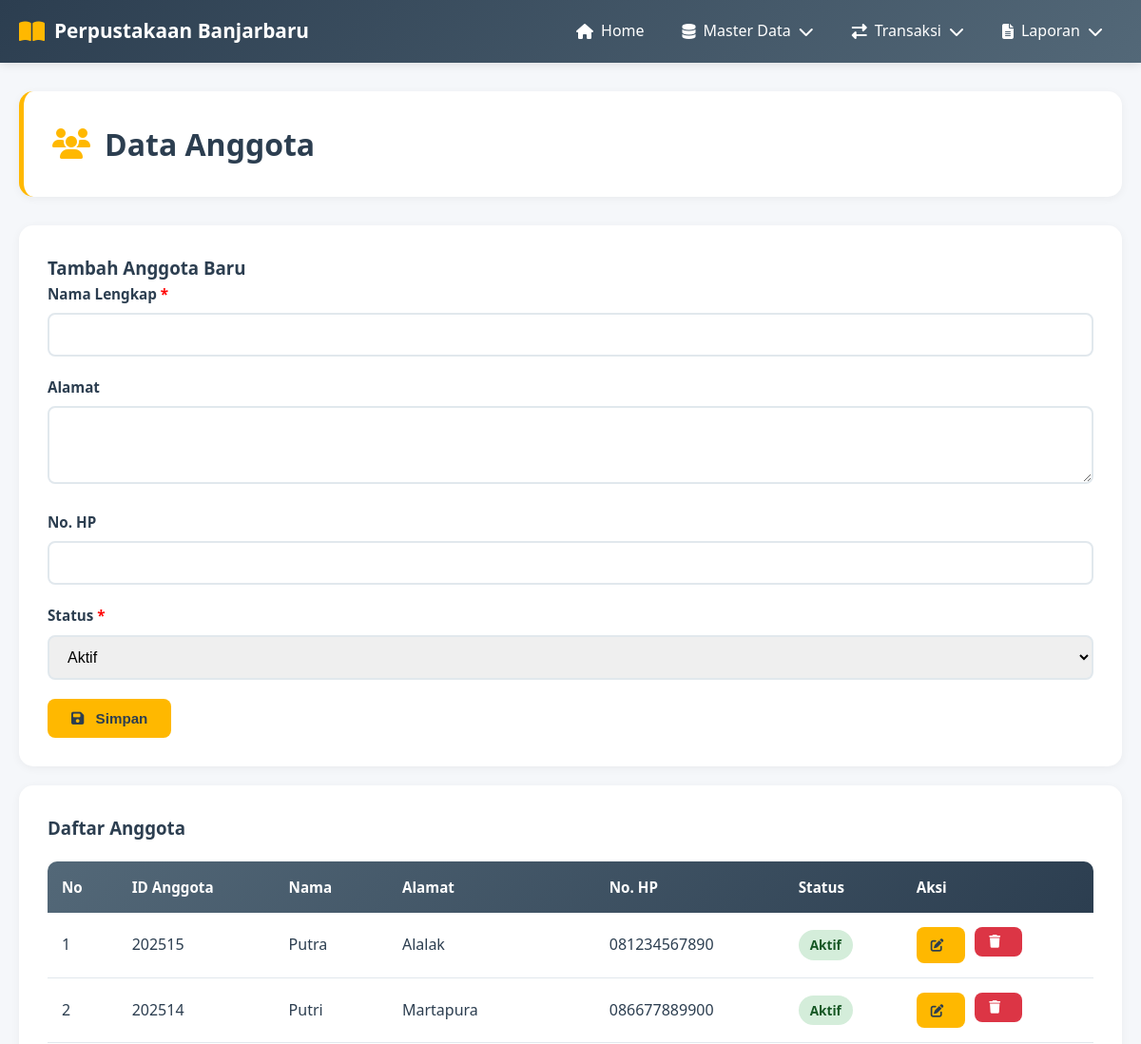
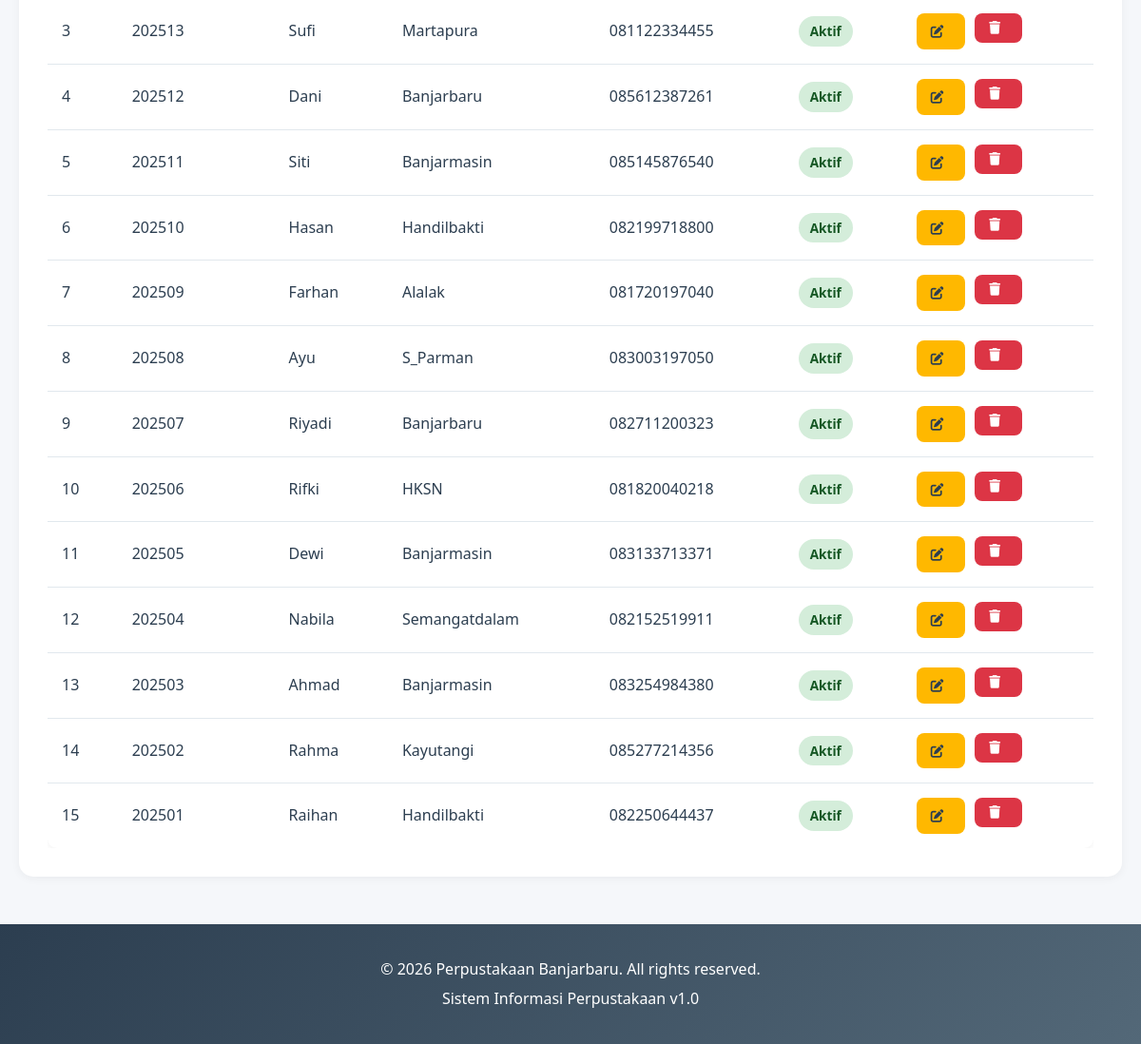
The page /modules/master/anggota.php on the database its author committed (2 pictures, top to bottom).
### tables this page shows
CREATE TABLE `anggota` (
  `id_anggota` int(11) NOT NULL,
  `nama` varchar(100) NOT NULL,
  `alamat` varchar(200) DEFAULT NULL,
  `no_hp` varchar(20) DEFAULT NULL,
  `status` varchar(20) DEFAULT 'Aktif'
);

### config/database.php (called while the page is built, shortened)
<?php
$conn = mysqli_connect(DB_HOST, DB_USER, DB_PASS, DB_NAME);
mysqli_set_charset($conn, "utf8");
function query($sql) {
    global $conn;
    return mysqli_query($conn, $sql);
}
function fetchAll($result) {
    $data = [];
    while ($row = mysqli_fetch_assoc($result)) {
        $data[] = $row;
    }
    return $data;
}
?>

### modules/master/anggota.php (the view, shortened to what this page needs)
<?php
include '../../includes/header.php';
$edit_data = null;
$result = query("SELECT * FROM anggota ORDER BY id_anggota DESC");
$data_anggota = fetchAll($result);
?>
<div class="container">
    <div class="page-header">
        <h2><i class="fas fa-users"></i> Data Anggota</h2>
    </div>
    <div class="content-box">
        <h3><?php echo $edit_data ? 'Edit Anggota' : 'Tambah Anggota Baru'; ?></h3>
        <form method="POST" id="anggotaForm">
            <div class="form-group">
                <label>Nama Lengkap <span style="color: red;">*</span></label>
                <input type="text" name="nama" class="form-control" required
                       value="<?php echo $edit_data ? $edit_data['nama'] : ''; ?>">
            </div>
            <div class="form-group">
                <label>Alamat</label>
                <textarea name="alamat" class="form-control" rows="3"><?php echo $edit_data ? $edit_data['alamat'] : ''; ?></textarea>
            </div>
            <div class="form-group">
                <label>No. HP</label>
                <input type="text" name="no_hp" class="form-control"
                       value="<?php echo $edit_data ? $edit_data['no_hp'] : ''; ?>">
            </div>
            <div class="form-group">
                <label>Status <span style="color: red;">*</span></label>
                <select name="status" class="form-control" required>
                    <option value="Aktif" <?php echo ($edit_data && $edit_data['status'] == 'Aktif') ? 'selected' : ''; ?>>Aktif</option>
                </select>
            </div>
            <div class="flex gap-10">
                <button type="submit" class="btn btn-primary">
                    <i class="fas fa-save"></i> <?php echo $edit_data ? 'Update' : 'Simpan'; ?>
                </button>
            </div>
        </form>
    </div>
    <div class="content-box mt-20">
        <h3>Daftar Anggota</h3>
        <div class="table-container">
            <table>
                <thead>
                    <tr>
                        <th>No</th>
                        <th>ID Anggota</th>
                        <th>Nama</th>
                        <th>Alamat</th>
                        <th>No. HP</th>
                        <th>Status</th>
                        <th>Aksi</th>
                    </tr>
                </thead>
                <tbody>
                    <?php $no = 1; foreach ($data_anggota as $row): ?>
                        <tr>
                            <td><?php echo $no++; ?></td>
                            <td><?php echo $row['id_anggota']; ?></td>
                            <td><?php echo $row['nama']; ?></td>
                            <td><?php echo $row['alamat']; ?></td>
                            <td><?php echo $row['no_hp']; ?></td>
                            <td>
                                <span class="badge <?php echo $row['status'] == 'Aktif' ? 'badge-success' : 'badge-danger'; ?>">
                                    <?php echo $row['status']; ?>
                                </span>
                            </td>
                            <td>
                                <div class="action-buttons">
                                    <a href="?edit=<?php echo $row['id_anggota']; ?>" class="btn btn-sm btn-primary">
                                        <i class="fas fa-edit"></i>
                                    </a>
                                    <form method="POST" style="display: inline;" onsubmit="return confirmDelete()">
                                        <button type="submit" class="btn btn-sm btn-danger">
                                            <i class="fas fa-trash"></i>
                                        </button>
                                    </form>
                                </div>
                            </td>
                        </tr>
                    <?php endforeach; ?>
                </tbody>
            </table>
        </div>
    </div>
</div>
<?php include '../../includes/footer.php'; ?>

### includes/header.php (shortened to what this page needs)
<?php
require_once __DIR__ . '/../config/database.php';
?>
<!DOCTYPE html>
<html lang="id">
<head>
    <?php
    $css_path = '';
    $current_dir = dirname($_SERVER['PHP_SELF']);
    if (strpos($current_dir, '/modules/') !== false) {
        $css_path = '../../';
    }
    ?>
    <link rel="stylesheet" href="<?php echo $css_path; ?>css/style.css">
    <link rel="stylesheet" href="https://cdnjs.cloudflare.com/ajax/libs/font-awesome/6.4.0/css/all.min.css">
</head>
<body>
    <nav class="navbar">
        <div class="nav-container">
            <div class="nav-logo">
                <i class="fas fa-book-open"></i>
                <span>Perpustakaan Banjarbaru</span>
            </div>
            <ul class="nav-menu">
                <?php
                $base_path = '';
                $current_dir = dirname($_SERVER['PHP_SELF']);
                if (strpos($current_dir, '/modules/') !== false) {
                    $base_path = '../../';
                }
                ?>
                <li><a href="<?php echo $base_path; ?>index.php" class="<?php echo basename($_SERVER['PHP_SELF']) == 'index.php' ? 'active' : ''; ?>">
                    <i class="fas fa-home"></i> Home
                </a></li>
                <li class="dropdown">
                    <a href="#" class="dropbtn">
                        <i class="fas fa-database"></i> Master Data <i class="fas fa-chevron-down"></i>
                    </a>
                </li>
                <li class="dropdown">
                    <a href="#" class="dropbtn">
                        <i class="fas fa-exchange-alt"></i> Transaksi <i class="fas fa-chevron-down"></i>
                    </a>
                </li>
                <li class="dropdown">
                    <a href="#" class="dropbtn">
                        <i class="fas fa-file-alt"></i> Laporan <i class="fas fa-chevron-down"></i>
                    </a>
                </li>
            </ul>
        </div>
    </nav>

### includes/footer.php (shortened to what this page needs)
    <footer class="footer">
        <div class="footer-container">
            <p>&copy; 2026 Perpustakaan Banjarbaru. All rights reserved.</p>
            <p>Sistem Informasi Perpustakaan v1.0</p>
        </div>
    </footer>
</body>
</html>

### css/style.css (style rules this page uses)
* { margin: 0; padding: 0; box-sizing: border-box; }
:root { --primary-color: #FFB800; --secondary-color: #536878; --dark-blue: #2C3E50; --light-gray: #F5F7FA; --white: #FFFFFF; --text-dark: #2C3E50; --border-color: #E1E8ED; --success: #28A745; --danger: #DC3545; --warning: #FFC107; }
body { font-family: 'Segoe UI', Tahoma, Geneva, Verdana, sans-serif; background-color: var(--light-gray); color: var(--text-dark); line-height: 1.6; }
.navbar { background: linear-gradient(135deg, var(--dark-blue) 0%, var(--secondary-color) 100%); padding: 0; box-shadow: 0 2px 10px rgba(0,0,0,0.1); position: sticky; top: 0; z-index: 1000; }
.nav-container { max-width: 1400px; margin: 0 auto; display: flex; justify-content: space-between; align-items: center; padding: 0 20px; }
.nav-logo { display: flex; align-items: center; gap: 10px; color: var(--white); font-size: 1.3rem; font-weight: 600; padding: 15px 0; }
.nav-logo i { color: var(--primary-color); font-size: 1.5rem; }
.nav-menu { display: flex; list-style: none; margin: 0; padding: 0; }
.nav-menu > li { position: relative; }
.nav-menu > li > a { display: flex; align-items: center; gap: 8px; color: var(--white); text-decoration: none; padding: 20px 20px; transition: all 0.3s; font-weight: 500; }
.container { max-width: 1400px; margin: 30px auto; padding: 0 20px; }
.page-header { background: var(--white); padding: 30px; border-radius: 15px; margin-bottom: 30px; box-shadow: 0 2px 10px rgba(0,0,0,0.05); border-left: 5px solid var(--primary-color); }
.page-header h2 { color: var(--dark-blue); font-size: 2rem; display: flex; align-items: center; gap: 15px; }
.page-header h2 i { color: var(--primary-color); }
.content-box { background: var(--white); padding: 30px; border-radius: 15px; box-shadow: 0 2px 10px rgba(0,0,0,0.05); }
.btn { display: inline-block; padding: 12px 25px; border: none; border-radius: 8px; cursor: pointer; text-decoration: none; font-weight: 600; transition: all 0.3s; font-size: 0.95rem; }
.btn i { margin-right: 8px; }
.btn-primary { background-color: var(--primary-color); color: var(--dark-blue); }
.btn-danger { background-color: var(--danger); color: var(--white); }
.btn-sm { padding: 8px 15px; font-size: 0.85rem; }
.table-container { overflow-x: auto; margin-top: 20px; }
table { width: 100%; border-collapse: collapse; background: var(--white); box-shadow: 0 2px 8px rgba(0,0,0,0.05); border-radius: 10px; overflow: hidden; }
thead { background: linear-gradient(135deg, var(--secondary-color), var(--dark-blue)); color: var(--white); }
thead th { padding: 15px; text-align: left; font-weight: 600; font-size: 0.95rem; }
tbody td { padding: 15px; border-bottom: 1px solid var(--border-color); }
tbody tr:last-child td { border-bottom: none; }
.form-group { margin-bottom: 20px; }
.form-group label { display: block; margin-bottom: 8px; color: var(--dark-blue); font-weight: 600; font-size: 0.95rem; }
.form-control { width: 100%; padding: 12px 15px; border: 2px solid var(--border-color); border-radius: 8px; font-size: 1rem; transition: all 0.3s; }
select.form-control { cursor: pointer; }
.action-buttons { display: flex; gap: 10px; }
.footer { background: linear-gradient(135deg, var(--dark-blue), var(--secondary-color)); color: var(--white); text-align: center; padding: 30px 20px; margin-top: 50px; }
.footer-container p { margin: 5px 0; }
.mt-20 { margin-top: 20px; }
.flex { display: flex; }
.gap-10 { gap: 10px; }
.badge { display: inline-block; padding: 5px 12px; border-radius: 20px; font-size: 0.85rem; font-weight: 600; }
.badge-success { background-color: #D4EDDA; color: #155724; }

### rows shown on the page
anggota: id_anggota "202515", nama "Putra", alamat "Alalak", no_hp "081234567890", status "Aktif"
anggota: id_anggota "202514", nama "Putri", alamat "Martapura", no_hp "086677889900", status "Aktif"
anggota: id_anggota "202513", nama "Sufi", alamat "Martapura", no_hp "081122334455", status "Aktif"
anggota: id_anggota "202512", nama "Dani", alamat "Banjarbaru", no_hp "085612387261", status "Aktif"
anggota: id_anggota "202511", nama "Siti", alamat "Banjarmasin", no_hp "085145876540", status "Aktif"
anggota: id_anggota "202510", nama "Hasan", alamat "Handilbakti", no_hp "082199718800", status "Aktif"
anggota: id_anggota "202509", nama "Farhan", alamat "Alalak", no_hp "081720197040", status "Aktif"
anggota: id_anggota "202508", nama "Ayu", alamat "S_Parman", no_hp "083003197050", status "Aktif"
anggota: id_anggota "202507", nama "Riyadi", alamat "Banjarbaru", no_hp "082711200323", status "Aktif"
anggota: id_anggota "202506", nama "Rifki", alamat "HKSN", no_hp "081820040218", status "Aktif"
anggota: id_anggota "202505", nama "Dewi", alamat "Banjarmasin", no_hp "083133713371", status "Aktif"
anggota: id_anggota "202504", nama "Nabila", alamat "Semangatdalam", no_hp "082152519911", status "Aktif"
anggota: id_anggota "202503", nama "Ahmad", alamat "Banjarmasin", no_hp "083254984380", status "Aktif"
anggota: id_anggota "202502", nama "Rahma", alamat "Kayutangi", no_hp "085277214356", status "Aktif"
anggota: id_anggota "202501", nama "Raihan", alamat "Handilbakti", no_hp "082250644437", status "Aktif"
